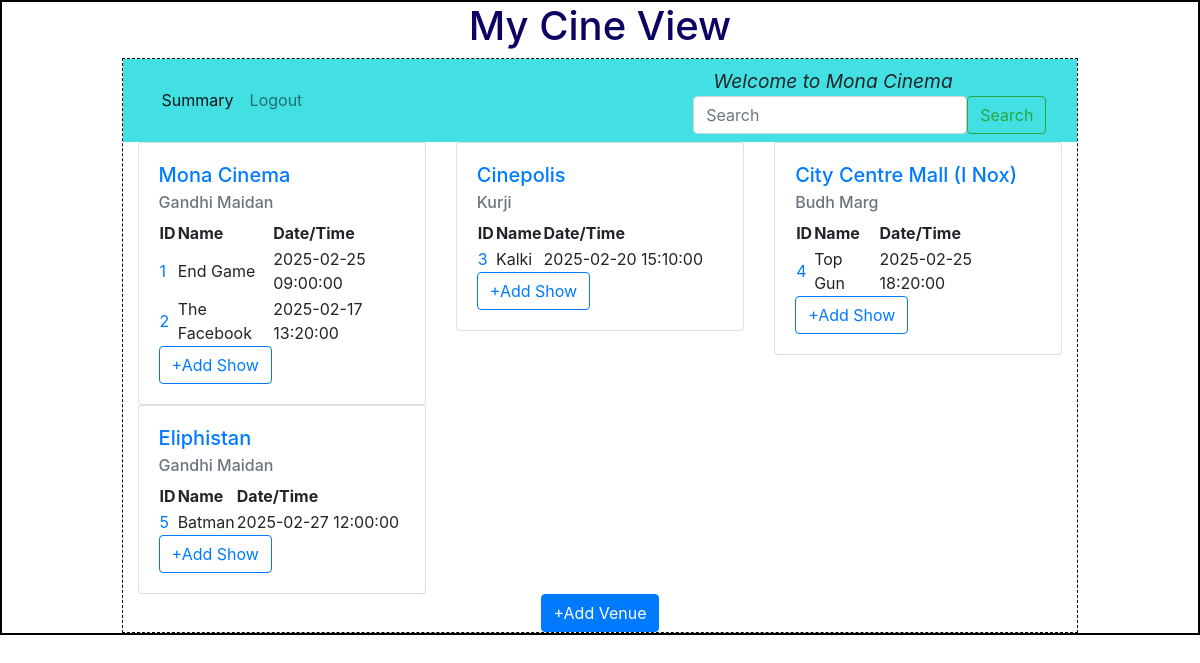
The app's page /admin/Mona Cinema with its own data.
### backend/models.py (models this page shows)
class Theatre(db.Model):
    __tablename__="theatre"
    id=db.Column(db.Integer,primary_key=True)
    name=db.Column(db.String,nullable=False)
    location=db.Column(db.String,nullable=False)
    pin_code=db.Column(db.Integer,nullable=False)
    capacity=db.Column(db.Integer,nullable=False)
    venue_pic_url=db.Column(db.String,nullable=True,default="None")
    shows=db.relationship("Show",cascade="all,delete",backref="theatre",lazy=True) # Theater can access all of Its shows

class Show(db.Model):
    __tablename__="show"
    id=db.Column(db.Integer,primary_key=True)
    name=db.Column(db.String,nullable=False)
    tags=db.Column(db.String,nullable=False)
    rating=db.Column(db.Integer,default=0)
    tkt_price=db.Column(db.Float,default=0.0)
    date_time=db.Column(db.DateTime,nullable=False)
    theatre_id=db.Column(db.Integer, db.ForeignKey("theatre.id"),nullable=False)
    tickets=db.relationship("Ticket",cascade="all,delete",backref="show",lazy=True) # Shows can access Its tickets

### backend/controllers.py (the view)
@app.route("/admin/<name>")
def admin_dashboard(name):
    theatres=get_theatres()
    return render_template("admin_dashboard.html",name=name,theatres=theatres)

### backend/controllers.py (called while the page is built)
def get_theatres():
    theatres=Theatre.query.all()
    return theatres

### templates/admin_dashboard.html (shortened to what this page needs)
{%extends "admin_layout.html"%}
{%block content%}
                <div class="container">
                    {%if theatres%}
                    <div class="row">
                      {%for theatre in theatres%}
                      <div class="col">
                        <div class="card" style="width: 18rem;">
                            <div class="card-body">
                              <h5 class="card-title"><a href="/edit_venue/{{theatre.id}}/{{name}}">{{theatre.name}}</a></h5>
                              <h6 class="card-subtitle mb-2 text-muted">{{theatre.location}}</h6>
                              {%if theatre.shows%}
                                <table>
                                  <tr><th>ID</th><th>Name</th><th>Date/Time</th></tr>
                                {%for show in theatre.shows%}
                                  <tr><td><a href="/edit_show/{{show.id}}/{{name}}">{{show.id}}</a></td><td>{{show.name}}</td><td>{{show.date_time}}</td></tr>
                                {%endfor%}
                                </table>
                              {%else%}
                                <p>No Shows Available</p>
                              {%endif%}
                              <a href="/show/{{theatre.id}}/{{name}}" type="button" class="btn btn-outline-primary">+Add Show</a>
                            </div>
                        </div>
                      </div>
                      {%endfor%}
                    </div>
                    {%else%}
                      <h1 class="center">No Venues are available</h1>
                    {%endif%}
                </div>
                <div class="center"><a href="/venue/{{name}}" type="button" class="btn btn-primary">+Add Venue</a></div>
{%endblock%}

### templates/admin_layout.html (shortened to what this page needs)
<!DOCTYPE html>
<html lang="en">
    <head>
        <link rel="stylesheet" href="/static/styles/main.css">
        <link rel="stylesheet" href="https://cdn.jsdelivr.net/npm/bootstrap@4.0.0/dist/css/bootstrap.min.css">
    </head>
    <body>
        <div class="my_container">
            <div class="center"><h1>My Cine View</h1></div>
            <div class="my_panel">
                <nav class="navbar navbar-expand-lg navbar-light" style="background-color:rgb(66, 224, 226)">
                    <div class="container-fluid">
                        <div class="collapse navbar-collapse d-flex justify-content-between" id="navbarText">
                            <ul class="navbar-nav mb-2 mb-lg-0">
                                <li class="nav-item">
                                    <a class="nav-link active" aria-current="page" href="/admin_summary">Summary</a>
                                </li>
                                <li class="nav-item">
                                    <a class="nav-link" href="/login">Logout</a>
                                </li>
                            </ul>
                        </div>
                        <div>
                            <span class="nav_bar">
                                Welcome to {{name}}
                            </span>
                            <form class="d-flex" role="search" method="POST" action="/search/{{name}}">
                                <input class="form-control me-2" type="search" placeholder="Search" aria-label="Search" name="search_txt" id="search_txt">
                                <button class="btn btn-outline-success" type="submit">Search</button>
                            </form>
                        </div>
                    </div>
                </nav>
                {%block content%}{%endblock%}
            </div>
        </div>
    </body>
</html>

### static/styles/main.css (style rules this page uses)
* { margin:0px; }
.my_container { border: 2px solid black }
.my_panel { width: 80%; margin: auto; height: auto; border: 1px dashed black; }
.center { text-align: center; margin: auto; color: rgb(13, 3, 98); }
.nav_bar { font-size:larger; margin-left: 20px; font-style: italic; font-style: oblique; }

### records on screen
Theatre: name "Mona Cinema", location "Gandhi Maidan"
Show: id "1", name "End Game", date_time "2025-02-25 09:00:00"
Show: id "2", name "The Facebook", date_time "2025-02-17 13:20:00"
Theatre: name "Cinepolis", location "Kurji"
Show: id "3", name "Kalki", date_time "2025-02-20 15:10:00"
Theatre: name "City Centre Mall (I Nox)", location "Budh Marg"
Show: id "4", name "Top Gun", date_time "2025-02-25 18:20:00"
Theatre: name "Eliphistan", location "Gandhi Maidan"
Show: id "5", name "Batman", date_time "2025-02-27 12:00:00"
